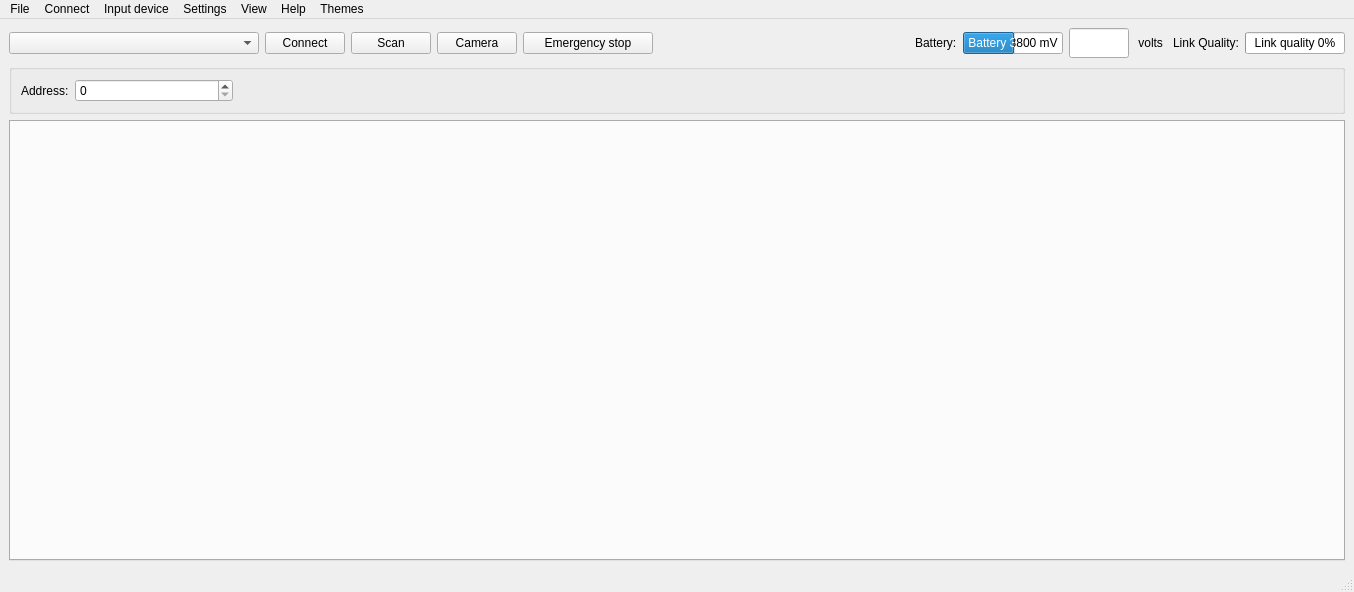
<?xml version="1.0" encoding="UTF-8"?>
<ui version="4.0">
 <class>MainWindow</class>
 <widget class="QMainWindow" name="MainWindow">
  <property name="geometry">
   <rect>
    <x>0</x>
    <y>0</y>
    <width>1354</width>
    <height>592</height>
   </rect>
  </property>
  <property name="windowTitle">
   <string>Crazyflie Nano Quadcopter Control</string>
  </property>
  <property name="statusTip">
   <string/>
  </property>
  <widget class="QWidget" name="centralwidget">
   <layout class="QGridLayout" name="gridLayout">
    <item row="0" column="0">
     <layout class="QVBoxLayout" name="verticalLayout_2">
      <item>
       <layout class="QGridLayout" name="gridLayout_2">
        <item row="0" column="6">
         <widget class="QLabel" name="batteryLabel">
          <property name="text">
           <string>Battery:</string>
          </property>
         </widget>
        </item>
        <item row="0" column="2">
         <widget class="QPushButton" name="scanButton">
          <property name="minimumSize">
           <size>
            <width>50</width>
            <height>0</height>
           </size>
          </property>
          <property name="text">
           <string>Scan</string>
          </property>
         </widget>
        </item>
        <item row="0" column="11">
         <widget class="QProgressBar" name="linkQualityBar">
          <property name="minimumSize">
           <size>
            <width>30</width>
            <height>0</height>
           </size>
          </property>
          <property name="maximumSize">
           <size>
            <width>100</width>
            <height>16777215</height>
           </size>
          </property>
          <property name="maximum">
           <number>100</number>
          </property>
          <property name="value">
           <number>0</number>
          </property>
          <property name="textVisible">
           <bool>true</bool>
          </property>
          <property name="format">
           <string>Link quality %p%</string>
          </property>
         </widget>
        </item>
        <item row="0" column="4">
         <widget class="QPushButton" name="esButton">
          <property name="sizePolicy">
           <sizepolicy hsizetype="Minimum" vsizetype="Fixed">
            <horstretch>0</horstretch>
            <verstretch>0</verstretch>
           </sizepolicy>
          </property>
          <property name="minimumSize">
           <size>
            <width>130</width>
            <height>0</height>
           </size>
          </property>
          <property name="text">
           <string>Emergency stop</string>
          </property>
         </widget>
        </item>
        <item row="0" column="9">
         <widget class="QLabel" name="label">
          <property name="text">
           <string> volts </string>
          </property>
         </widget>
        </item>
        <item row="0" column="1">
         <widget class="QPushButton" name="connectButton">
          <property name="minimumSize">
           <size>
            <width>80</width>
            <height>0</height>
           </size>
          </property>
          <property name="toolTip">
           <string/>
          </property>
          <property name="text">
           <string>Connect</string>
          </property>
         </widget>
        </item>
        <item row="0" column="7">
         <widget class="QProgressBar" name="batteryBar">
          <property name="minimumSize">
           <size>
            <width>30</width>
            <height>0</height>
           </size>
          </property>
          <property name="maximumSize">
           <size>
            <width>100</width>
            <height>16777215</height>
           </size>
          </property>
          <property name="minimum">
           <number>3400</number>
          </property>
          <property name="maximum">
           <number>4180</number>
          </property>
          <property name="value">
           <number>3800</number>
          </property>
          <property name="textVisible">
           <bool>true</bool>
          </property>
          <property name="invertedAppearance">
           <bool>false</bool>
          </property>
          <property name="textDirection">
           <enum>QProgressBar::TopToBottom</enum>
          </property>
          <property name="format">
           <string>Battery %v mV</string>
          </property>
         </widget>
        </item>
        <item row="0" column="0">
         <widget class="QComboBox" name="interfaceCombo">
          <property name="sizePolicy">
           <sizepolicy hsizetype="Maximum" vsizetype="Fixed">
            <horstretch>2</horstretch>
            <verstretch>0</verstretch>
           </sizepolicy>
          </property>
          <property name="minimumSize">
           <size>
            <width>160</width>
            <height>0</height>
           </size>
          </property>
          <property name="maximumSize">
           <size>
            <width>250</width>
            <height>16777215</height>
           </size>
          </property>
          <property name="editable">
           <bool>false</bool>
          </property>
         </widget>
        </item>
        <item row="0" column="8">
         <widget class="QLineEdit" name="_aff_volts">
          <property name="enabled">
           <bool>true</bool>
          </property>
          <property name="sizePolicy">
           <sizepolicy hsizetype="Fixed" vsizetype="Fixed">
            <horstretch>0</horstretch>
            <verstretch>0</verstretch>
           </sizepolicy>
          </property>
          <property name="minimumSize">
           <size>
            <width>60</width>
            <height>30</height>
           </size>
          </property>
          <property name="maximumSize">
           <size>
            <width>60</width>
            <height>40</height>
           </size>
          </property>
          <property name="alignment">
           <set>Qt::AlignRight|Qt::AlignTrailing|Qt::AlignVCenter</set>
          </property>
          <property name="readOnly">
           <bool>true</bool>
          </property>
         </widget>
        </item>
        <item row="0" column="10">
         <widget class="QLabel" name="linkQualityLabel">
          <property name="text">
           <string>Link Quality:</string>
          </property>
         </widget>
        </item>
        <item row="0" column="3">
         <widget class="QPushButton" name="cameraButton">
          <property name="minimumSize">
           <size>
            <width>70</width>
            <height>0</height>
           </size>
          </property>
          <property name="text">
           <string>Camera</string> 
          </property>
         </widget>
        </item>
        <item row="0" column="5">
         <spacer name="horizontalSpacer_3">
          <property name="orientation">
           <enum>Qt::Horizontal</enum>
          </property>
          <property name="sizeHint" stdset="0">
           <size>
            <width>40</width>
            <height>20</height>
           </size>
          </property>
         </spacer>
        </item>
       </layout>
      </item>
      <item>
       <widget class="QGroupBox" name="groupBox">
        <layout class="QHBoxLayout" stretch="0,0,0">
         <item>
          <widget class="QLabel" name="addressLabel">
           <property name="text">
            <string>Address:</string>
           </property>
          </widget>
         </item>
         <item>
          <widget class="HexSpinBox" name="address">
           <property name="sizePolicy">
            <sizepolicy hsizetype="Fixed" vsizetype="Fixed">
             <horstretch>0</horstretch>
             <verstretch>0</verstretch>
            </sizepolicy>
           </property>
           <property name="minimumSize">
            <size>
             <width>158</width>
             <height>0</height>
            </size>
           </property>
          </widget>
         </item>
         <item>
          <spacer name="horizontalSpacer_2">
           <property name="orientation">
            <enum>Qt::Horizontal</enum>
           </property>
           <property name="sizeHint" stdset="0">
            <size>
             <width>40</width>
             <height>20</height>
            </size>
           </property>
          </spacer>
         </item>
        </layout>
       </widget>
      </item>
      <item>
       <widget class="QScrollArea" name="scrollArea">
        <property name="autoFillBackground">
         <bool>false</bool>
        </property>
        <property name="frameShape">
         <enum>QFrame::NoFrame</enum>
        </property>
        <property name="frameShadow">
         <enum>QFrame::Sunken</enum>
        </property>
        <property name="lineWidth">
         <number>1</number>
        </property>
        <property name="verticalScrollBarPolicy">
         <enum>Qt::ScrollBarAsNeeded</enum>
        </property>
        <property name="widgetResizable">
         <bool>true</bool>
        </property>
        <widget class="QWidget" name="scrollAreaWidgetContents">
         <property name="geometry">
          <rect>
           <x>0</x>
           <y>0</y>
           <width>1334</width>
           <height>414</height>
          </rect>
         </property>
         <property name="sizePolicy">
          <sizepolicy hsizetype="Expanding" vsizetype="Expanding">
           <horstretch>0</horstretch>
           <verstretch>0</verstretch>
          </sizepolicy>
         </property>
         <layout class="QGridLayout" name="gridLayout_3">
          <property name="sizeConstraint">
           <enum>QLayout::SetNoConstraint</enum>
          </property>
          <property name="leftMargin">
           <number>0</number>
          </property>
          <property name="topMargin">
           <number>0</number>
          </property>
          <property name="rightMargin">
           <number>0</number>
          </property>
          <property name="bottomMargin">
           <number>0</number>
          </property>
          <item row="0" column="0">
           <widget class="QTabWidget" name="tab_widget">
            <property name="sizePolicy">
             <sizepolicy hsizetype="Expanding" vsizetype="Expanding">
              <horstretch>0</horstretch>
              <verstretch>0</verstretch>
             </sizepolicy>
            </property>
            <property name="currentIndex">
             <number>-1</number>
            </property>
           </widget>
          </item>
         </layout>
        </widget>
       </widget>
      </item>
     </layout>
    </item>
   </layout>
  </widget>
  <widget class="QMenuBar" name="menubar">
   <property name="geometry">
    <rect>
     <x>0</x>
     <y>0</y>
     <width>1354</width>
     <height>22</height>
    </rect>
   </property>
   <widget class="QMenu" name="menuFile">
    <property name="title">
     <string>File</string>
    </property>
    <addaction name="separator"/>
    <addaction name="menuItemExit"/>
   </widget>
   <widget class="QMenu" name="menuView">
    <property name="title">
     <string>View</string>
    </property>
   </widget>
   <widget class="QMenu" name="menuHelp">
    <property name="title">
     <string>Help</string>
    </property>
    <addaction name="menuItemAbout"/>
   </widget>
   <widget class="QMenu" name="menuSettings">
    <property name="title">
     <string>Settings</string>
    </property>
    <addaction name="logConfigAction"/>
    <addaction name="separator"/>
    <addaction name="_menuItem_openconfigfolder"/>
   </widget>
   <widget class="QMenu" name="menuConnect">
    <property name="title">
     <string>Connect</string>
    </property>
    <addaction name="menuItemConnect"/>
    <addaction name="menuItemBootloader"/>
    <addaction name="_menu_cf2_config"/>
   </widget>
   <widget class="QMenu" name="_menu_inputdevice">
    <property name="title">
     <string>Input device</string>
    </property>
    <addaction name="menuItemConfInputDevice"/>
    <addaction name="_menuitem_rescandevices"/>
    <addaction name="separator"/>
   </widget>
   <widget class="QMenu" name="menuThemes">
    <property name="title">
     <string>Themes</string>
    </property>
   </widget>
   <addaction name="menuFile"/>
   <addaction name="menuConnect"/>
   <addaction name="_menu_inputdevice"/>
   <addaction name="menuSettings"/>
   <addaction name="menuView"/>
   <addaction name="menuHelp"/>
   <addaction name="menuThemes"/>
  </widget>
  <widget class="QStatusBar" name="statusbar"/>
  <action name="menuItemConnect">
   <property name="text">
    <string>Connect Ctrl+C</string>
   </property>
   <property name="shortcut">
    <string/>
   </property>
  </action>
  <action name="menuItemExit">
   <property name="text">
    <string>Exit</string>
   </property>
   <property name="shortcut">
    <string>Ctrl+Q</string>
   </property>
  </action>
  <action name="menuItemRegulation">
   <property name="checkable">
    <bool>true</bool>
   </property>
   <property name="text">
    <string>Regulation</string>
   </property>
  </action>
  <action name="menuItemPlot">
   <property name="checkable">
    <bool>true</bool>
   </property>
   <property name="text">
    <string>Plotting</string>
   </property>
  </action>
  <action name="menuItemFlightdata">
   <property name="checkable">
    <bool>true</bool>
   </property>
   <property name="text">
    <string>Flight data</string>
   </property>
  </action>
  <action name="menuItemService">
   <property name="checkable">
    <bool>true</bool>
   </property>
   <property name="text">
    <string>Service</string>
   </property>
  </action>
  <action name="menuItemAbout">
   <property name="text">
    <string>About</string>
   </property>
   <property name="menuRole">
    <enum>QAction::NoRole</enum>
   </property>
  </action>
  <action name="menuItemConfInputDevice">
   <property name="text">
    <string>Configure device mapping</string>
   </property>
   <property name="menuRole">
    <enum>QAction::NoRole</enum>
   </property>
  </action>
  <action name="actionSelect_input_device">
   <property name="text">
    <string>Select input device</string>
   </property>
  </action>
  <action name="menuItemConsole">
   <property name="text">
    <string>Console</string>
   </property>
  </action>
  <action name="logConfigAction">
   <property name="enabled">
    <bool>false</bool>
   </property>
   <property name="text">
    <string>Logging configurations</string>
   </property>
   <property name="menuRole">
    <enum>QAction::NoRole</enum>
   </property>
  </action>
  <action name="actionOptions">
   <property name="text">
    <string>Options</string>
   </property>
   <property name="menuRole">
    <enum>QAction::NoRole</enum>
   </property>
  </action>
  <action name="menuItemBootloader">
   <property name="text">
    <string>Bootloader</string>
   </property>
  </action>
  <action name="actionAsdfasdf">
   <property name="text">
    <string>asdfasdf</string>
   </property>
  </action>
  <action name="actionSdfasdf">
   <property name="text">
    <string>sdfasdf</string>
   </property>
  </action>
  <action name="_menuitem_rescandevices">
   <property name="enabled">
    <bool>false</bool>
   </property>
   <property name="text">
    <string>Rescan devices</string>
   </property>
  </action>
  <action name="_menuItem_openconfigfolder">
   <property name="text">
    <string>Open config folder</string>
   </property>
  </action>
  <action name="_menu_cf2_config">
   <property name="enabled">
    <bool>false</bool>
   </property>
   <property name="text">
    <string>Configure 2.x</string>
   </property>
   <property name="menuRole">
    <enum>QAction::NoRole</enum>
   </property>
  </action>
 </widget>
 <customwidgets>
  <customwidget>
   <class>HexSpinBox</class>
   <extends>QSpinBox</extends>
   <header>cfclient.ui.widgets.hexspinbox</header>
  </customwidget>
 </customwidgets>
 <resources/>
 <connections/>
</ui>
